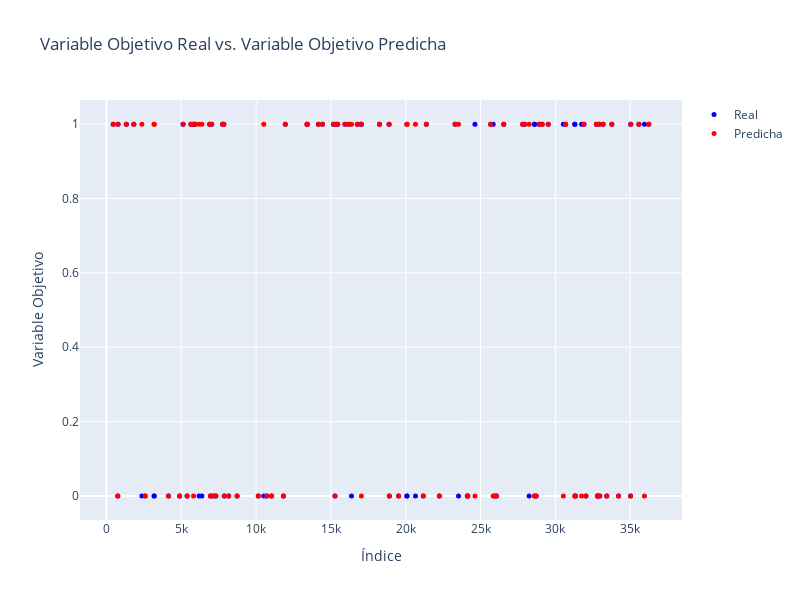

The code cell stored with this chart in its notebook:
### Code cell
predicciones=pd.DataFrame()
predicciones["y_real"]=y_test
predicciones['y_predicha']=Ridge_best.predict(x_test)
# Obtener las variables objetivo real y predicha del DataFrame
y_real = predicciones['y_real'].tolist()
y_predicha = predicciones['y_predicha'].tolist()

# Definir la cantidad de puntos a mostrar
n_points =100  # Número de puntos que se mostrarán en el gráfico

# Muestreo aleatorio de los puntos
indices = np.random.choice(len(y_real), size=n_points, replace=False)

# Crear el gráfico de dispersión interactivo con los puntos muestreados
scatter_real = go.Scatter(x=indices, y=np.array(y_real)[indices], mode='markers', name='Real', marker=dict(color='blue', size=5))
scatter_predicha = go.Scatter(x=indices, y=np.array(y_predicha)[indices], mode='markers', name='Predicha', marker=dict(color='red', size=5))

# Configurar el diseño del gráfico
layout = go.Layout(
    title='Variable Objetivo Real vs. Variable Objetivo Predicha',
    xaxis=dict(title='Índice'),
    yaxis=dict(title='Variable Objetivo'),
    showlegend=True  # Mostrar la leyenda
)

# Crear la figura del gráfico y agregar los trazados
fig = go.Figure(data=[scatter_real, scatter_predicha], layout=layout)
fig.update_layout(width=800, height=600)

# Mostrar el gráfico interactivo
iplot(fig)

### Figure 1 — Plotly figure (JSON) as saved in the notebook; plotly's stock layout.template omitted (floating-point values rounded to 4 significant figures)
{"data": [{"marker": {"color": "blue", "size": 5}, "mode": "markers", "name": "Real", "type": "scatter", "x": [32849, 7133, 18248, 31753, 8730, 13402, 25921, 7309, 6377, 15329, 23297, 32927, 18886, 20062, 23527, 25672, 11036, 452, 16183, 7876, 32804, 26065, 19523, 6892, 28713, 33432, 7763, 33188, 31906, 15271, 10708, 6945, 2586, 21171, 27952, 18903, 27815, 29522, 1829, 35582, 7840, 5121, 22243, 13420, 20095, 25842, 21376, 16766, 5646, 20651, 24111, 5391, 15449, 31292, 3194, 3177, 30530, 32739, 36240, 29113, 5935, 15940, 775, 28244, 757, 5818, 33772, 31303, 14161, 28610, 2367, 35950, 15169, 11826, 32960, 10514, 35037, 31344, 24625, 14436, 10146, 16374, 28913, 4892, 32041, 26549, 35022, 34218, 11952, 17038, 1330, 4148, 28596, 7029, 8168, 17009, 5820, 30686, 24151, 6189], "y": [0, 0, 1, 1, 0, 1, 0, 0, 0, 1, 1, 1, 1, 0, 0, 1, 0, 1, 1, 0, 0, 0, 0, 1, 0, 0, 1, 1, 1, 0, 0, 0, 0, 0, 1, 0, 1, 1, 1, 1, 1, 1, 0, 1, 0, 1, 1, 1, 1, 0, 0, 0, 1, 1, 0, 0, 1, 1, 1, 1, 1, 1, 1, 0, 0, 1, 1, 1, 1, 1, 0, 1, 1, 0, 0, 0, 1, 0, 1, 1, 0, 0, 1, 0, 0, 1, 0, 0, 1, 1, 1, 0, 1, 1, 0, 1, 1, 1, 0, 0]}, {"marker": {"color": "red", "size": 5}, "mode": "markers", "name": "Predicha", "type": "scatter", "x": [32849, 7133, 18248, 31753, 8730, 13402, 25921, 7309, 6377, 15329, 23297, 32927, 18886, 20062, 23527, 25672, 11036, 452, 16183, 7876, 32804, 26065, 19523, 6892, 28713, 33432, 7763, 33188, 31906, 15271, 10708, 6945, 2586, 21171, 27952, 18903, 27815, 29522, 1829, 35582, 7840, 5121, 22243, 13420, 20095, 25842, 21376, 16766, 5646, 20651, 24111, 5391, 15449, 31292, 3194, 3177, 30530, 32739, 36240, 29113, 5935, 15940, 775, 28244, 757, 5818, 33772, 31303, 14161, 28610, 2367, 35950, 15169, 11826, 32960, 10514, 35037, 31344, 24625, 14436, 10146, 16374, 28913, 4892, 32041, 26549, 35022, 34218, 11952, 17038, 1330, 4148, 28596, 7029, 8168, 17009, 5820, 30686, 24151, 6189], "y": [0, 0, 1, 0, 0, 1, 0, 0, 1, 1, 1, 1, 1, 1, 1, 1, 0, 1, 1, 0, 0, 0, 0, 1, 0, 0, 1, 1, 1, 0, 0, 0, 0, 0, 1, 0, 1, 1, 1, 1, 1, 1, 0, 1, 1, 0, 1, 1, 1, 1, 0, 0, 1, 0, 1, 1, 0, 1, 1, 1, 1, 1, 1, 1, 0, 1, 1, 0, 1, 0, 1, 0, 1, 0, 0, 1, 1, 0, 0, 1, 0, 1, 1, 0, 0, 1, 0, 0, 1, 0, 1, 0, 0, 1, 0, 1, 0, 1, 0, 1]}], "layout": {"height": 600, "showlegend": true, "title": {"text": "Variable Objetivo Real vs. Variable Objetivo Predicha"}, "width": 800, "xaxis": {"autorange": true, "range": [-1768.0, 38460.0], "title": {"text": "Índice"}, "type": "linear"}, "yaxis": {"autorange": true, "range": [-0.0649, 1.065], "title": {"text": "Variable Objetivo"}, "type": "linear"}}}
